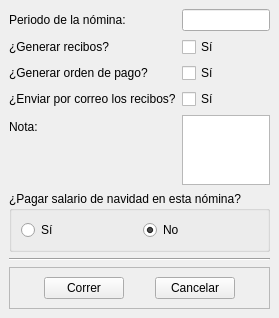
<?xml version="1.0" encoding="UTF-8"?>
<ui version="4.0">
 <class>MainWindow</class>
 <widget class="QMainWindow" name="MainWindow">
  <property name="geometry">
   <rect>
    <x>0</x>
    <y>0</y>
    <width>223</width>
    <height>250</height>
   </rect>
  </property>
  <property name="windowTitle">
   <string>Generar nómina</string>
  </property>
  <widget class="QWidget" name="centralwidget">
   <layout class="QVBoxLayout" name="verticalLayout">
    <item>
     <layout class="QFormLayout" name="formLayout">
      <item row="0" column="0">
       <widget class="QLabel" name="label">
        <property name="text">
         <string>Periodo de la nómina:</string>
        </property>
       </widget>
      </item>
      <item row="0" column="1">
       <widget class="QLineEdit" name="periodo_nomina"/>
      </item>
      <item row="1" column="0">
       <widget class="QLabel" name="label_2">
        <property name="text">
         <string>¿Generar recibos?</string>
        </property>
       </widget>
      </item>
      <item row="1" column="1">
       <widget class="QCheckBox" name="checkBox">
        <property name="text">
         <string>Sí</string>
        </property>
       </widget>
      </item>
      <item row="2" column="0">
       <widget class="QLabel" name="label_5">
        <property name="text">
         <string>¿Generar orden de pago?</string>
        </property>
       </widget>
      </item>
      <item row="2" column="1">
       <widget class="QCheckBox" name="orden_pago">
        <property name="text">
         <string>Sí</string>
        </property>
       </widget>
      </item>
      <item row="3" column="0">
       <widget class="QLabel" name="label_6">
        <property name="text">
         <string>¿Enviar por correo los recibos?</string>
        </property>
       </widget>
      </item>
      <item row="3" column="1">
       <widget class="QCheckBox" name="correo">
        <property name="text">
         <string>Sí</string>
        </property>
       </widget>
      </item>
      <item row="4" column="0">
       <widget class="QLabel" name="label_3">
        <property name="text">
         <string>Nota:</string>
        </property>
       </widget>
      </item>
      <item row="4" column="1">
       <widget class="QPlainTextEdit" name="nota"/>
      </item>
     </layout>
    </item>
    <item>
     <widget class="QGroupBox" name="groupBox">
      <property name="toolTip">
       <string>&lt;html&gt;&lt;head/&gt;&lt;body&gt;&lt;p&gt;Marque sí para que en la corrida de nómina se pague el salario de navidad que le corresponden a los trabajadores.&lt;/p&gt;&lt;/body&gt;&lt;/html&gt;</string>
      </property>
      <property name="title">
       <string>¿Pagar salario de navidad en esta nómina?</string>
      </property>
      <layout class="QHBoxLayout" name="horizontalLayout_2">
       <item>
        <widget class="QRadioButton" name="pagar_salario_navidad">
         <property name="text">
          <string>Sí</string>
         </property>
        </widget>
       </item>
       <item>
        <widget class="QRadioButton" name="radioButton_2">
         <property name="text">
          <string>No</string>
         </property>
         <property name="checked">
          <bool>true</bool>
         </property>
        </widget>
       </item>
      </layout>
     </widget>
    </item>
    <item>
     <widget class="Line" name="line">
      <property name="orientation">
       <enum>Qt::Horizontal</enum>
      </property>
     </widget>
    </item>
    <item>
     <widget class="QFrame" name="frame">
      <property name="frameShape">
       <enum>QFrame::StyledPanel</enum>
      </property>
      <property name="frameShadow">
       <enum>QFrame::Raised</enum>
      </property>
      <layout class="QHBoxLayout" name="horizontalLayout">
       <item>
        <spacer name="horizontalSpacer">
         <property name="orientation">
          <enum>Qt::Horizontal</enum>
         </property>
         <property name="sizeHint" stdset="0">
          <size>
           <width>20</width>
           <height>20</height>
          </size>
         </property>
        </spacer>
       </item>
       <item>
        <widget class="QPushButton" name="correr">
         <property name="text">
          <string>Correr</string>
         </property>
        </widget>
       </item>
       <item>
        <spacer name="horizontalSpacer_2">
         <property name="orientation">
          <enum>Qt::Horizontal</enum>
         </property>
         <property name="sizeHint" stdset="0">
          <size>
           <width>20</width>
           <height>20</height>
          </size>
         </property>
        </spacer>
       </item>
       <item>
        <widget class="QPushButton" name="cancelar">
         <property name="text">
          <string>Cancelar</string>
         </property>
        </widget>
       </item>
       <item>
        <spacer name="horizontalSpacer_3">
         <property name="orientation">
          <enum>Qt::Horizontal</enum>
         </property>
         <property name="sizeHint" stdset="0">
          <size>
           <width>20</width>
           <height>20</height>
          </size>
         </property>
        </spacer>
       </item>
      </layout>
     </widget>
    </item>
   </layout>
  </widget>
 </widget>
 <resources/>
 <connections/>
</ui>
